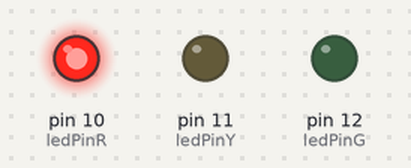
Bench run of a sketch on a simulated Arduino Uno, built with avr-gcc and run on an emulated ATmega328P. Shown: output pins drawn as LEDs (lit = HIGH).

Above: at 2.5 s.
At 5.5 s:
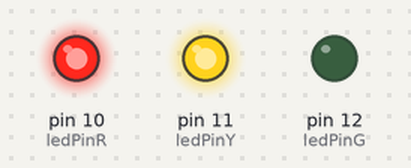
At 7.5 s:
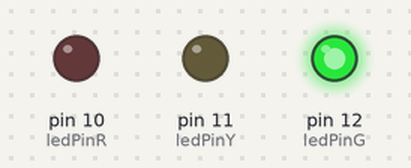
At 9.5 s:
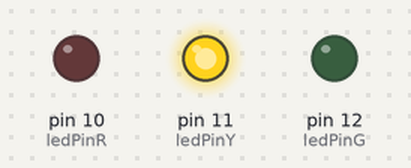
Timing chart, 0 to 13.0 s (numbered marks = the images above):
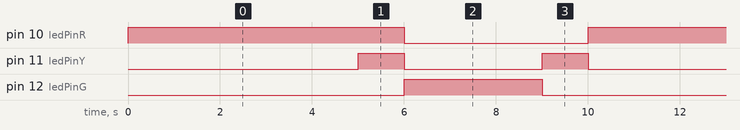

Measured:
- by itself, pin 10 (ledPinR): alternates HIGH for 6.0 s and LOW for 4.0 s
- by itself, pin 11 (ledPinY): repeats every 10.0 s: LOW 3.0 s, HIGH 1.0 s, LOW 5.0 s, HIGH 1.0 s
- by itself, pin 12 (ledPinG): alternates HIGH for 3.0 s and LOW for 7.0 s

The sketch:

_3-light_show.ino
```cpp
// LED - lightshow : Blinking following directions
// Red LED is connected to Pin 10
// Green LED is connected to Pin 12
// Yellow LED is connected to Pin 11

// global variables
int ledPinR = 10;
int ledPinY = 11;
int ledPinG = 12;

// initialization
void setup(){
  // set ledPin as output
  pinMode(ledPinR, OUTPUT);
  pinMode(ledPinG, OUTPUT);
  pinMode(ledPinY, OUTPUT);
}


void loop(){
  // enable the LED
  digitalWrite(ledPinR, HIGH);
  delay(5000);
  digitalWrite(ledPinY, HIGH);
  delay(1000);
  digitalWrite(ledPinR, LOW);
  digitalWrite(ledPinY, LOW);
  digitalWrite(ledPinG, HIGH);
  delay(3000);
  digitalWrite(ledPinG, LOW);
  digitalWrite(ledPinY, HIGH);
  delay(1000);
  digitalWrite(ledPinY, LOW);

}
```
